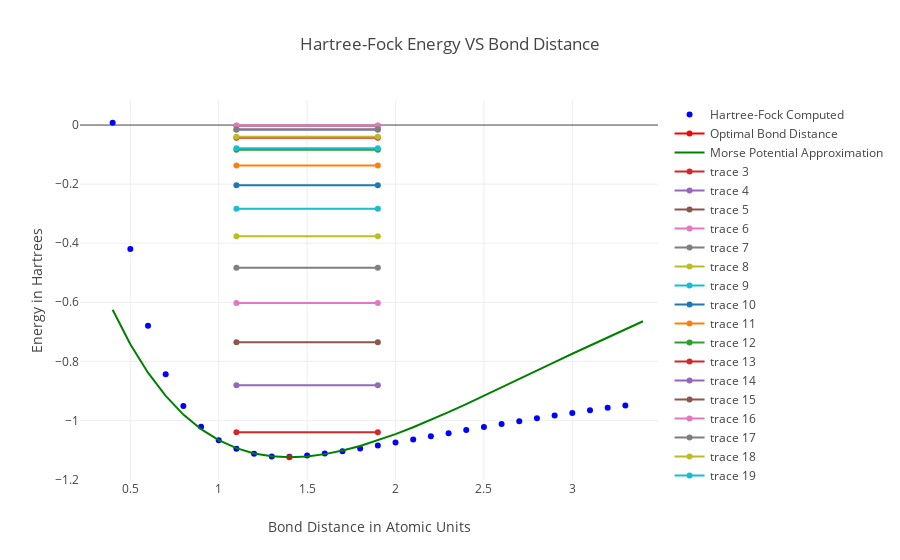

The notebook cell this image was saved under:
### Code cell
morseData = morse.computePotential()

u = 0.5
w = (morse.a / (2 * math.pi)) * pow((2 *  morse.D / u), 0.5)
print(w)

k = 4 * math.pi * math.sqrt(2 * morse.D) / morse.a
print("K: " + str(k))

ve = []
for n in range(18):
    #ve.append( w * ((n + .5) - pow((n+.5),2)) )
    ve.append( -morse.D + (w * (n + .5)) - ( (pow(w,2) /  (4*morse.D)) * pow((n + .5), 2) )  )
print(ve)

#prepare data for use with graphing
figure = { 
    "data": [
        
        #create the Hartree-Fock generated Potential Energy Surface
        {
            "type":"scatter",
            "x":R,
            "y":E,
            "connectgaps":False,
            "mode":"markers", 
            "name":"Hartree-Fock Computed",
            "marker":{"color":"blue"}
        },
    
        #Highlight the minimum energy point in red
        {
            "type":"scatter",
            "x":[optimalR],
            "y":[minE],
            "name":"Optimal Bond Distance",
            "marker":{"color":"red"}
        },
        
        #Create and plot the Morse Potential approximation
        {
            "type":"scatter",
            "x":R,
            "y":morseData,
            "connectgaps":True,
            "name":"Morse Potential Approximation",
            "marker":{"color":"green"}
        },
        
    ],
    
    #Set up the layout of the graph
    "layout":
        {
           "xaxis":{"title":"Bond Distance in Atomic Units"},
           "yaxis":{"title":"Energy in Hartrees"},
            "title":{"text":"Hartree-Fock Energy VS Bond Distance"}
        },    
}

#Loop over all MO Energies
for vibrationalEnergy in ve:
        figure["data"].append(
            {
                "type":"scatter",
                "x":[1.1, 1.9],
                "y":[vibrationalEnergy] * 2
            }
        )
    
iplot(figure)

#print optimized bond distance
print("Optimal Bond Distance: " + str(R[minEIndex]))

### Figure 1 — Plotly figure (JSON) as saved in the notebook; plotly's stock layout.template omitted (floating-point values rounded to 4 significant figures)
{"data": [{"connectgaps": false, "marker": {"color": "blue"}, "mode": "markers", "name": "Hartree-Fock Computed", "type": "scatter", "uid": "dae60d93-3be7-4927-a132-8ddfa4f5998e", "x": [0.4, 0.5, 0.6, 0.7, 0.8, 0.9, 1.0, 1.1, 1.2, 1.3, 1.4, 1.5, 1.6, 1.7, 1.8, 1.9, 2.0, 2.1, 2.2, 2.3, 2.4, 2.5, 2.6, 2.7, 2.8, 2.9, 3.0, 3.1, 3.2, 3.3, 3.4], "y": [0.007787, -0.4196, -0.6791, -0.8438, -0.951, -1.021, -1.067, -1.096, -1.113, -1.122, -1.123, -1.119, -1.112, -1.104, -1.095, -1.085, -1.075, -1.064, -1.054, -1.043, -1.033, -1.022, -1.012, -1.002, -0.9928, -0.9835, -0.9745, -0.9658, -0.9573, -0.9492]}, {"marker": {"color": "red"}, "name": "Optimal Bond Distance", "type": "scatter", "uid": "21ca5846-1a53-4498-bd43-2c995e74d231", "x": [1.4], "y": [-1.125]}, {"connectgaps": true, "marker": {"color": "green"}, "name": "Morse Potential Approximation", "type": "scatter", "uid": "acc68277-47fd-448e-9b68-ca4ef4e4f7a5", "x": [0.4, 0.5, 0.6, 0.7, 0.8, 0.9, 1.0, 1.1, 1.2, 1.3, 1.4, 1.5, 1.6, 1.7, 1.8, 1.9, 2.0, 2.1, 2.2, 2.3, 2.4, 2.5, 2.6, 2.7, 2.8, 2.9, 3.0, 3.1, 3.2, 3.3, 3.4], "y": [-0.6255, -0.742, -0.8384, -0.9171, -0.9801, -1.029, -1.067, -1.094, -1.112, -1.121, -1.125, -1.122, -1.114, -1.102, -1.086, -1.067, -1.046, -1.023, -0.9981, -0.972, -0.9448, -0.9169, -0.8886, -0.86, -0.8313, -0.8026, -0.7742, -0.746, -0.7183, -0.691, -0.6643]}, {"type": "scatter", "uid": "8837e625-d21e-47f2-84a3-7fed4940dfba", "x": [1.1, 1.9], "y": [-1.04, -1.04]}, {"type": "scatter", "uid": "1066da53-6b82-45f1-99fa-350f3e6b1977", "x": [1.1, 1.9], "y": [-0.8809, -0.8809]}, {"type": "scatter", "uid": "292d457c-5fc4-49a9-b17c-b3a73b1a7b5b", "x": [1.1, 1.9], "y": [-0.735, -0.735]}, {"type": "scatter", "uid": "c54e38a0-e646-466e-9bfe-a894ba988b07", "x": [1.1, 1.9], "y": [-0.6023, -0.6023]}, {"type": "scatter", "uid": "26fb5e0a-bd12-4496-8aaf-a57eb0c4a1ef", "x": [1.1, 1.9], "y": [-0.4828, -0.4828]}, {"type": "scatter", "uid": "15818281-2bd3-4a7c-9bdd-9fc408d4cea1", "x": [1.1, 1.9], "y": [-0.3765, -0.3765]}, {"type": "scatter", "uid": "f4e53ee3-b3f1-401b-b283-77f96c687f5e", "x": [1.1, 1.9], "y": [-0.2834, -0.2834]}, {"type": "scatter", "uid": "373597fc-c1a3-4edc-be47-ccc0b211fee4", "x": [1.1, 1.9], "y": [-0.2035, -0.2035]}, {"type": "scatter", "uid": "b81974be-54be-46a9-8fbd-3ec8521f89b1", "x": [1.1, 1.9], "y": [-0.1368, -0.1368]}, {"type": "scatter", "uid": "d3b88488-c8a2-4d82-8ed0-f13dae37df99", "x": [1.1, 1.9], "y": [-0.08326, -0.08326]}, {"type": "scatter", "uid": "fc69cbf6-fa6b-471b-b6b1-5fe254feaa79", "x": [1.1, 1.9], "y": [-0.04297, -0.04297]}, {"type": "scatter", "uid": "7f91ea49-46f9-4c31-b9a3-102dd89837e7", "x": [1.1, 1.9], "y": [-0.01589, -0.01589]}, {"type": "scatter", "uid": "6cbf3132-1a9e-4a7e-beef-b9864f2c27e7", "x": [1.1, 1.9], "y": [-0.002007, -0.002007]}, {"type": "scatter", "uid": "2580081b-c833-4c29-b323-eae6819c477d", "x": [1.1, 1.9], "y": [-0.001329, -0.001329]}, {"type": "scatter", "uid": "6ec500c8-3215-4fad-9d2d-14135b55e63e", "x": [1.1, 1.9], "y": [-0.01386, -0.01386]}, {"type": "scatter", "uid": "e98a9e2c-8775-4a0b-ba16-4173f0f56e5e", "x": [1.1, 1.9], "y": [-0.03959, -0.03959]}, {"type": "scatter", "uid": "f14ac123-99fe-45d8-b274-6f00268920b0", "x": [1.1, 1.9], "y": [-0.07852, -0.07852]}], "layout": {"title": {"text": "Hartree-Fock Energy VS Bond Distance"}, "xaxis": {"title": {"text": "Bond Distance in Atomic Units"}}, "yaxis": {"title": {"text": "Energy in Hartrees"}}}}
